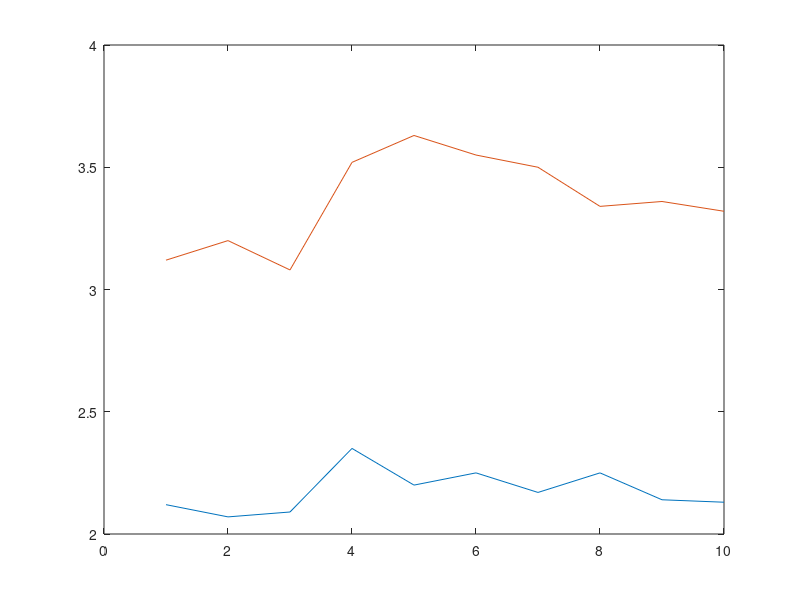

The MATLAB script that drew this image:
% Big Data Plot
clear all;
close all;

removeCSCDLogloss = [2.12, 2.07, 2.09, 2.35, 2.20, 2.25, 2.17, 2.25, 2.14, 2.13];
normalLogloss = [3.12, 3.20, 3.08, 3.52, 3.63, 3.55, 3.50, 3.34, 3.36, 3.32];

xAxis = linspace(1,10,10);

figure(1);
plot(xAxis, removeCSCDLogloss, xAxis, normalLogloss);

% hold on;
% plot(xAxis, normalLogloss);